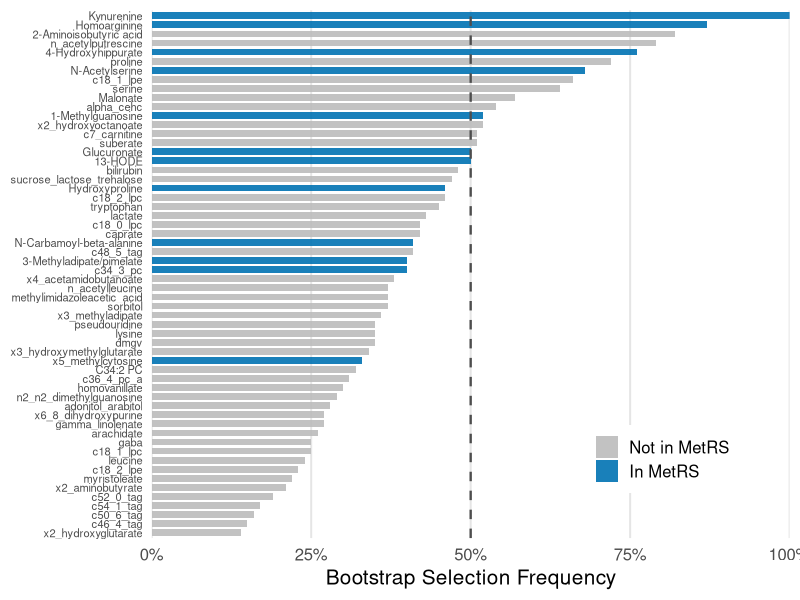

Generate this figure with R:
library(ggplot2)
library(here)
setwd(here::here("figures/FigS"))

df = read.csv("data_bootstrap_stability.csv", stringsAsFactors = FALSE)
df$metabolite = factor(df$metabolite, levels = df$metabolite[order(df$selection_freq)])
df$in_metrs = factor(df$in_metrs, levels = c(FALSE, TRUE), labels = c("Not in MetRS", "In MetRS"))

bar_colors = c("Not in MetRS" = "#BBBBBB", "In MetRS" = "#0072B2")

p = ggplot(df, aes(x = selection_freq, y = metabolite, fill = in_metrs)) +
  geom_col(width = 0.75, alpha = 0.9) +
  geom_vline(xintercept = 0.50, linetype = "dashed", color = "grey30", linewidth = 0.8) +
  scale_x_continuous(
    labels = scales::percent_format(accuracy = 1),
    breaks = c(0, 0.25, 0.50, 0.75, 1.00),
    expand = c(0, 0)
  ) +
  scale_fill_manual(values = bar_colors, name = NULL) +
  labs(
    x = "Bootstrap Selection Frequency",
    y = NULL
  ) +
  theme_minimal(base_size = 15) +
  theme(
    axis.text.y = element_text(size = 8),
    legend.position = c(0.80, 0.15),
    legend.background = element_rect(fill = "white", color = NA),
    panel.grid.major.y = element_blank(),
    panel.grid.minor = element_blank(),
    panel.grid.major.x = element_line(color = "gray90")
  )

ggsave("figs_bootstrap_stability.png", p, width = 8, height = 10, dpi = 800, bg = "white")
